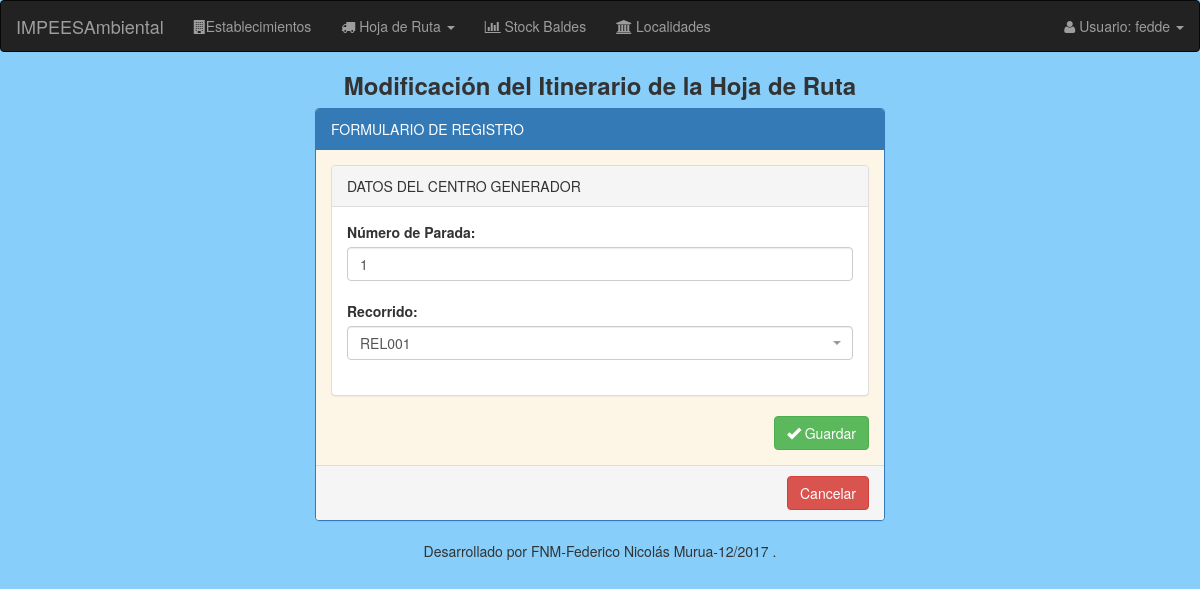
The page /hojas-de-Ruta/modificación/generador/itinerario/89/3/1/ (signed in) on the database as committed earlier.
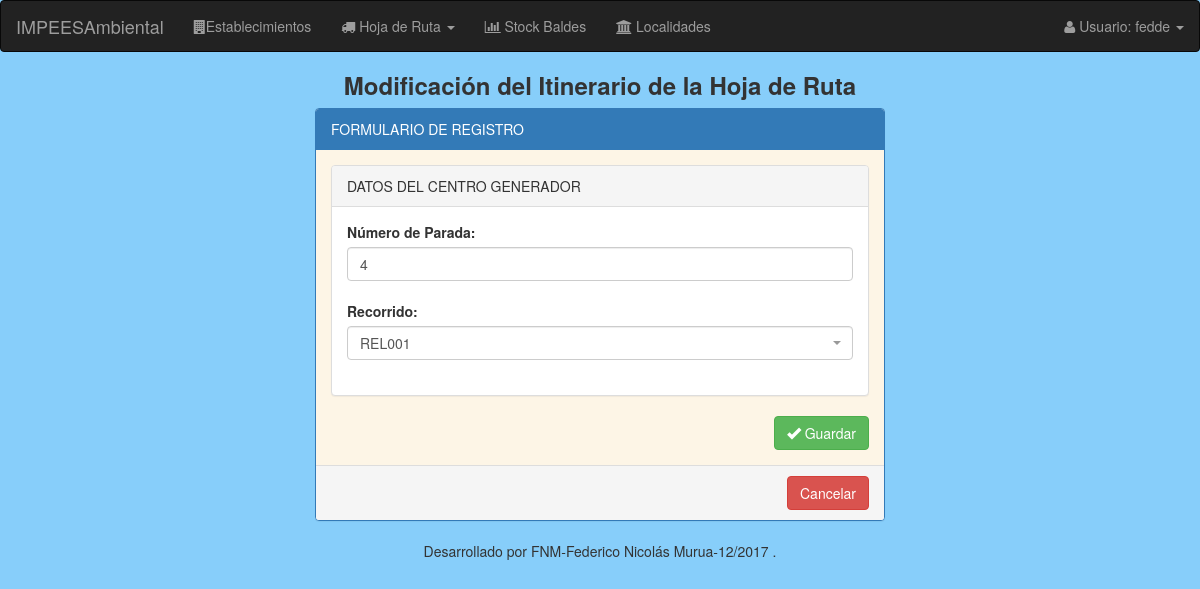
The same page on the database as committed later.
### modulo_I/models.py (models this page shows, shortened)
class EstablecimientoGenerador(models.Model):
    nro_inscripcion = models.BigIntegerField(unique=True, blank=True, null=True, default=None) # N° inscripcion registro de generadores provincia del chubut
    activo = models.BooleanField(default=False)
    razon_social = models.CharField(max_length=50)
    direccion = models.CharField(max_length=100)
    tipo_actividad = MultiSelectField(choices=sorted(Actividades), blank=True, null=True)
    recoleccion = MultiSelectField(choices=Dias, blank=True, null=True)
    localidad = models.ForeignKey('Localidad', null=True, on_delete=models.SET_NULL)
    telefono = models.CharField(max_length=50, blank=True, null=True)
    email = models.CharField(max_length=200, blank=True, null=True)
    responsable_ambiental = models.CharField(max_length=50, blank=True, null=True)
    cuit = models.CharField(max_length=20, blank=True, null=True)
    recorrido = models.ForeignKey('Recorrido', blank=True, null=True, on_delete=models.SET_NULL)
    nro_parada = models.IntegerField(validators=[MinValueValidator(1)], blank=True, null=True)
    recorrido_extra = models.ForeignKey('Recorrido', blank=True, null=True, on_delete=models.SET_NULL, related_name="recorrido_extra")
    nro_parada_extra = models.IntegerField(validators=[MinValueValidator(1)], blank=True, null=True)

### modulo_I/forms.py
class ItinerarioForm(forms.ModelForm):
    class Meta:
        model = EstablecimientoGenerador
        fields = ['nro_parada', 'recorrido' ]

### modulo_I/models.py (called while the page is built)
    def __str__(self):
        return "%s" % (self.nombre)

### modulo_I/templates/registroHojaRuta/itinerario/itinerario_form.html (shortened to what this page needs)
{% extends "base/base_forms.html" %}
{% load staticfiles %}
{% load staticfiles bootstrap3 %}
{% load widget_tweaks %}
{% block header-title %} Modificación del Itinerario de la Hoja de Ruta {% endblock %}
{% block step-form %}
  <div class="form-section">
    <div class="panel panel-default">
      <div class="panel-heading">DATOS DEL CENTRO GENERADOR</div>
        <div class="panel-body">
          <label>Número de Parada:</label>
          {{generador_form.nro_parada|add_class:'form-control'|attr:"type:number"|attr:"data-parsley-type=integer"}}
          <br>
          <label>Recorrido:</label>
          <br>
        </div>
    </div>
  </div>
{% endblock %}
{% block url-cancelar %}
  {% url 'generadores:listado_establecimientos_recorrido' id_recorrido=recorrido dia=dia%}
{% endblock %}

Rows that differ between the two databases and show on the page:
changed EstablecimientoGenerador: nro_parada "1" → "4"
